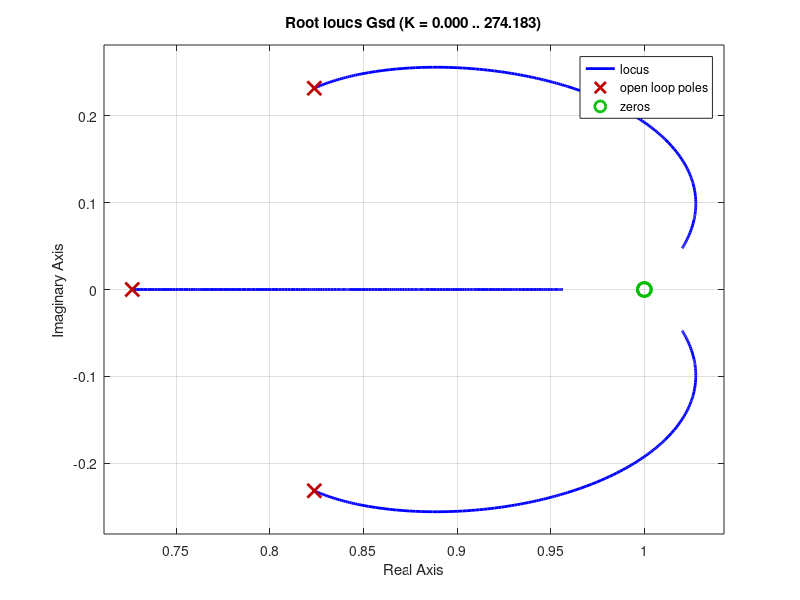
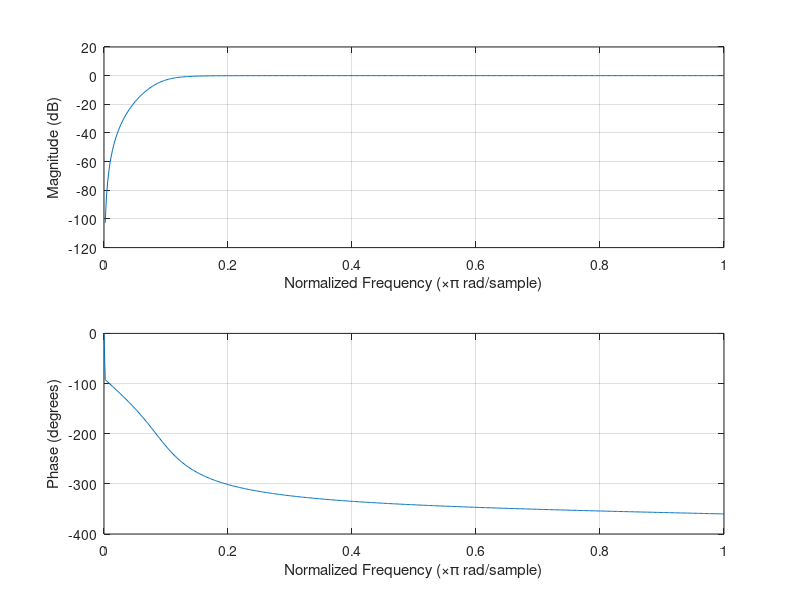
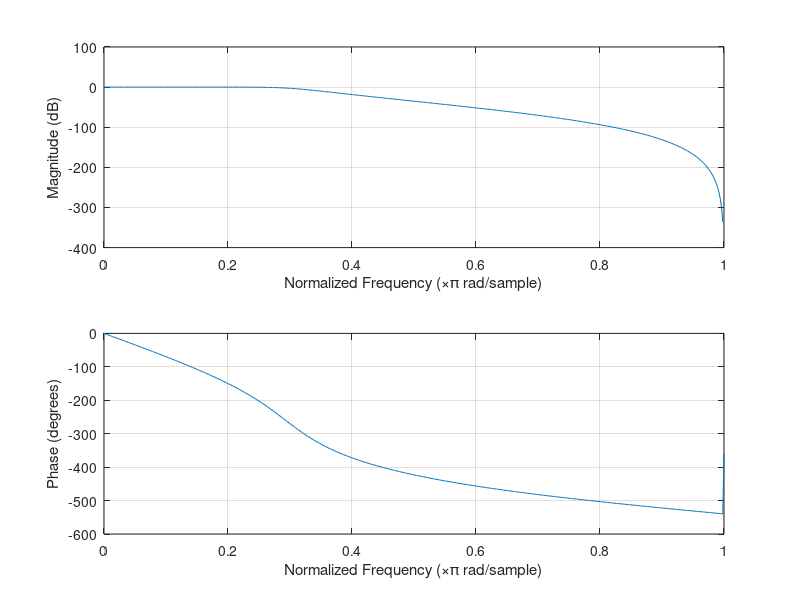
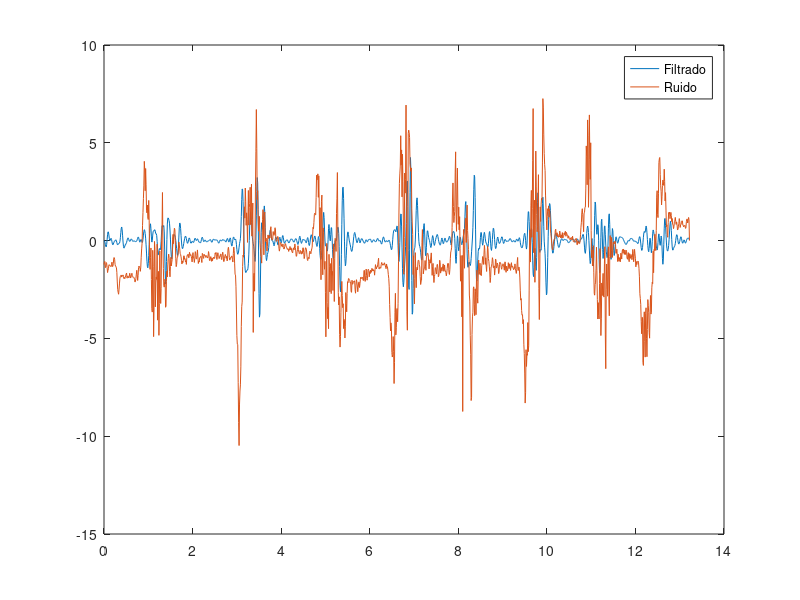

The MATLAB source for these figures, in order:
clear all
close all
data1 = csvread('teste_2.csv', 1, 0);
ax = 9.81*data1(:,1);
taxa = 0.01;
Ts = taxa;
Fs = 1/taxa;
t = 0:taxa:(length(ax)-1)*taxa;


%%%%%Filtro IIR butterworth ou chebyshev
Fr = 10;
Fr2 = 30;
OmegaC = 2*pi*Fr;% freq angulr
OmegaC2 = 2*pi*Fr2;% freq angulr
w = 0:0.1:10*OmegaC;
N = 3; % Calculo da ordem do filtro
OmegaD = OmegaC/(2*pi*Fs); % freq normalizada
OmegaD2 = OmegaC2/(2*pi*Fs); % freq normalizada
figure
[bd,ad] = butter(N,OmegaD,'high'); %% Definição dos parametros do butterworth analogico
Gsd = tf(bd,ad,Ts);
rlocus(Gsd)
[bd2,ad2] = butter(2*N,OmegaD2,'low');

figure
freqz(bd,ad);
figure
freqz(bd2,ad2);
y1 = filter(bd,ad,ax); %passa alta
y1 = filter(bd2,ad2,y1); % passa baixa
v(1) = 0;
for x = 2:length(y1)
  v(x) = v(x-1) + Ts/2*(y1(x) + y1(x-1));
endfor
p(1) = 0;
for x = 2:length(v)
  p(x) = p(x-1) + Ts*(v(x) + v(x-1))/2;
endfor

v2 = cumtrapz(y1);
p2 = cumtrapz(v);
figure
plot(t,y1,t,ax)
legend("Filtrado","Ruido")
figure
FreW = 0:Fs/length(fft(ax)):Fs-Fs/length(fft(ax));
plot(FreW,mag2db(2*abs(fft(ax))./length(ax)))
xlim([0 Fs/2])

figure
FreW = 0:Fs/length(fft(y1)):Fs-Fs/length(fft(y1));
plot(FreW,mag2db(2*abs(fft(y1))./length(y1)))
xlim([0 Fs/2])

figure
plot(t,p)
